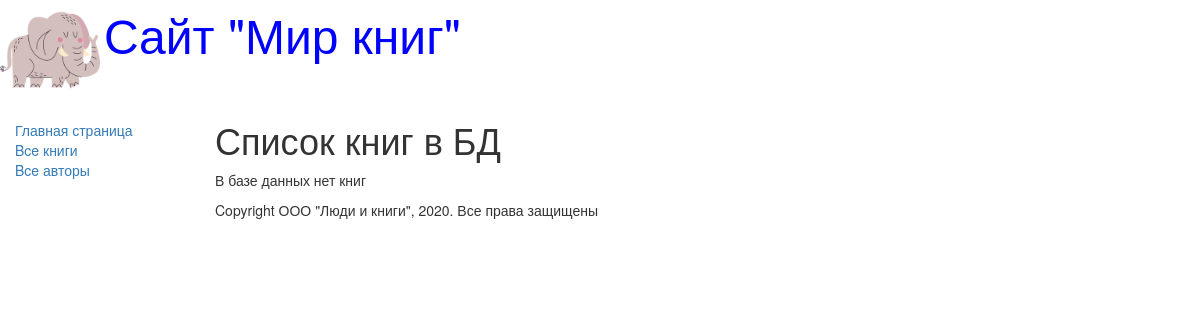
/books/, run on an earlier commit of the app's database.
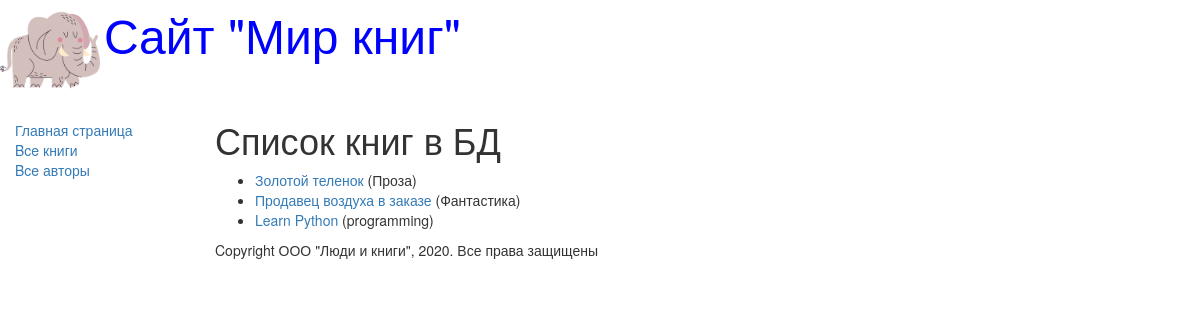
And on a later commit of the database.
### catalog/models.py (models this page shows, shortened)
class Book(models.Model):
    title = models.CharField(max_length=200, help_text='Ведите название книги',
                             verbose_name='Название книги')
    genre = models.ForeignKey('Genre', on_delete=models.CASCADE,
                              help_text='Выберите жанр книги',
                              verbose_name='Жанр книги', null=True)
    language = models.ForeignKey('Language', on_delete=models.CASCADE,
                                 help_text='Выберите язык книги',
                                 verbose_name='Язык книги', null=True)
    author = models.ManyToManyField('Author', # null=True, <--  null has no effect on ManyToManyField
                              help_text='Выберите автора книги',
                              verbose_name='Автора книги')
    summary = models.TextField(max_length=1000, verbose_name='Аннотация книги',
                               help_text='Введите краткое описание книги')
    isbn = models.CharField(max_length=13, verbose_name='ISBN книги',
                            help_text='Должно содержать 13 символов')
    def get_absolute_url(self):
        return reverse('book-detail', args=[str(self.id)])
    def display_author(self):
        return ', '.join([author.last_name for author in self.author.all()])
    display_author.short_description = 'Авторы'

class Genre(models.Model):
    name = models.CharField(max_length=200, help_text='Введите жанр книги',
                            verbose_name='Жанр книги')
    def __str__(self):
        return self.name

### catalog/views.py (the view)
# urls.py: url(r'^books/$', views.BookListView.as_view(), name='books'), # http://127.0.0.1:8000/books/
class BookListView(generic.ListView):
    model = Book
    paginate_by = 3
    """
    Обобщенное представление выполнит запрос к базе данных,
    получит все записи заданной модели (вооk), а затем заполнит соответствующий
    шаблон для выдачи списка книг ( файл book_list.html), который будет располагаться
    в каталоге ..../WebBooks/templates/catalog/.
    Внутри этого шаблона можно будет получить доступ к списку книг при помощи
    переменной шаблона object_list (в нашем случае- book_list, поскольку имя этой
    переменной формируется по шаблону: model_name_list).
    ПРИМЕЧАНИЕ
    На первый взгляд приведенный у нас путь к файлу шаблона: ..../WebBooks/templates
    /catalog/book_list.html Содержит опечатку. Ведь по факту шаблон должен находиться по
    пути: ..../WebBooks/templates/book_list.htm/.
    Однако обобщенное представление ищет файл шаблона по пути: /application_name/the_model_name_list.html
    (в нашем случае: catalog/book_list.html), т. е. внутри каталога приложения
    /application_name/templates/ (в нашем примере это WebBooks/templates/catalog/book_list.html).
    """

### templates/catalog/book_list.html
{% extends "base_generic.html" %}
{% block content %}
    <h1>Список книг в БД</h1>
    {% if book_list %}
    <ul>
        {% for book in book_list %}
        <li>
            <a href="{{ book.get_absolute_url }}">
                     {{ book.title }}
            </a>
            ({{ book.genre }})
        </li>
        {% endfor %}
    </ul>
    {% else %}
      <p>В базе данных нет книг</p>
    {% endif %}
{% endblock %}

What changed in the data, as far as the page shows it:
added Book: title "Золотой теленок", genre "Проза"
added Book: title "Продавец воздуха в заказе", genre "Фантастика"
added Book: title "Learn Python", genre "programming"
Also different on the page:
text no longer shown: "В базе данных нет книг"
